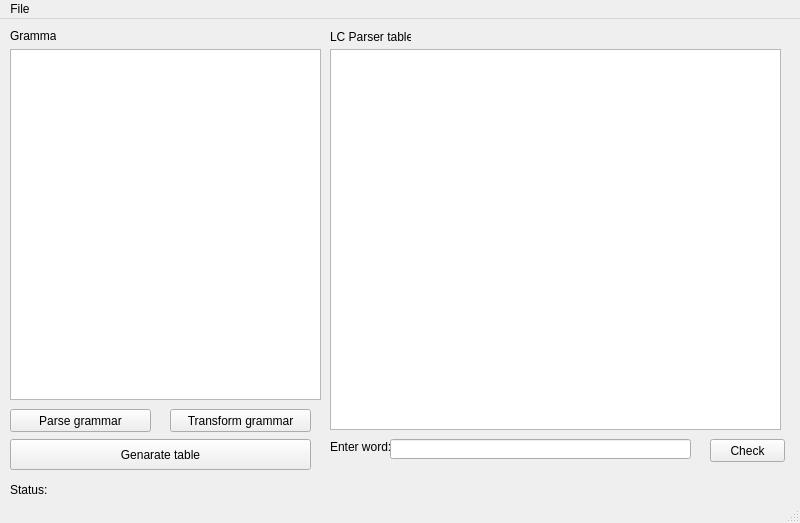
<?xml version="1.0" encoding="UTF-8"?>
<ui version="4.0">
 <class>MainWindow</class>
 <widget class="QMainWindow" name="MainWindow">
  <property name="geometry">
   <rect>
    <x>0</x>
    <y>0</y>
    <width>800</width>
    <height>523</height>
   </rect>
  </property>
  <property name="windowTitle">
   <string>LC Parser Visualizer</string>
  </property>
  <property name="styleSheet">
   <string notr="true">color: rgb(0, 0, 0);</string>
  </property>
  <widget class="QWidget" name="centralwidget">
   <widget class="QTextEdit" name="grammarTextEdit">
    <property name="geometry">
     <rect>
      <x>10</x>
      <y>30</y>
      <width>311</width>
      <height>351</height>
     </rect>
    </property>
    <property name="html">
     <string>&lt;!DOCTYPE HTML PUBLIC &quot;-//W3C//DTD HTML 4.0//EN&quot; &quot;http://www.w3.org/TR/REC-html40/strict.dtd&quot;&gt;
&lt;html&gt;&lt;head&gt;&lt;meta name=&quot;qrichtext&quot; content=&quot;1&quot; /&gt;&lt;style type=&quot;text/css&quot;&gt;
p, li { white-space: pre-wrap; }
&lt;/style&gt;&lt;/head&gt;&lt;body style=&quot; font-family:'MS Shell Dlg 2'; font-size:8.25pt; font-weight:400; font-style:normal;&quot;&gt;
&lt;p style=&quot;-qt-paragraph-type:empty; margin-top:0px; margin-bottom:0px; margin-left:0px; margin-right:0px; -qt-block-indent:0; text-indent:0px; font-size:8pt;&quot;&gt;&lt;br /&gt;&lt;/p&gt;&lt;/body&gt;&lt;/html&gt;</string>
    </property>
   </widget>
   <widget class="QTableWidget" name="parserTableWidget">
    <property name="geometry">
     <rect>
      <x>330</x>
      <y>30</y>
      <width>451</width>
      <height>381</height>
     </rect>
    </property>
   </widget>
   <widget class="QLabel" name="grammarLabel">
    <property name="geometry">
     <rect>
      <x>10</x>
      <y>10</y>
      <width>46</width>
      <height>13</height>
     </rect>
    </property>
    <property name="text">
     <string>Grammar:</string>
    </property>
   </widget>
   <widget class="QLabel" name="parserTableLabel">
    <property name="geometry">
     <rect>
      <x>330</x>
      <y>10</y>
      <width>81</width>
      <height>16</height>
     </rect>
    </property>
    <property name="text">
     <string>LC Parser table:</string>
    </property>
   </widget>
   <widget class="QLineEdit" name="wordLineEdit">
    <property name="geometry">
     <rect>
      <x>390</x>
      <y>420</y>
      <width>301</width>
      <height>20</height>
     </rect>
    </property>
   </widget>
   <widget class="QPushButton" name="transformGrammarButton">
    <property name="geometry">
     <rect>
      <x>170</x>
      <y>390</y>
      <width>141</width>
      <height>23</height>
     </rect>
    </property>
    <property name="text">
     <string>Transform grammar</string>
    </property>
   </widget>
   <widget class="QPushButton" name="generateTableButton">
    <property name="geometry">
     <rect>
      <x>10</x>
      <y>420</y>
      <width>301</width>
      <height>31</height>
     </rect>
    </property>
    <property name="text">
     <string>Genarate table</string>
    </property>
   </widget>
   <widget class="QPushButton" name="checkWordButton">
    <property name="geometry">
     <rect>
      <x>710</x>
      <y>420</y>
      <width>75</width>
      <height>23</height>
     </rect>
    </property>
    <property name="text">
     <string>Check</string>
    </property>
   </widget>
   <widget class="QLabel" name="enterWordLabel">
    <property name="geometry">
     <rect>
      <x>330</x>
      <y>420</y>
      <width>61</width>
      <height>16</height>
     </rect>
    </property>
    <property name="text">
     <string>Enter word:</string>
    </property>
   </widget>
   <widget class="QPushButton" name="parseGrammarButton">
    <property name="geometry">
     <rect>
      <x>10</x>
      <y>390</y>
      <width>141</width>
      <height>23</height>
     </rect>
    </property>
    <property name="text">
     <string>Parse grammar</string>
    </property>
   </widget>
   <widget class="QLabel" name="statusLabel">
    <property name="geometry">
     <rect>
      <x>50</x>
      <y>460</y>
      <width>391</width>
      <height>21</height>
     </rect>
    </property>
    <property name="text">
     <string/>
    </property>
   </widget>
   <widget class="QLabel" name="label">
    <property name="geometry">
     <rect>
      <x>10</x>
      <y>460</y>
      <width>46</width>
      <height>21</height>
     </rect>
    </property>
    <property name="text">
     <string>Status:</string>
    </property>
   </widget>
  </widget>
  <widget class="QMenuBar" name="menubar">
   <property name="geometry">
    <rect>
     <x>0</x>
     <y>0</y>
     <width>800</width>
     <height>21</height>
    </rect>
   </property>
   <widget class="QMenu" name="menuFile">
    <property name="title">
     <string>File</string>
    </property>
    <addaction name="actionNew"/>
    <addaction name="actionLoad"/>
    <addaction name="actionSave"/>
    <addaction name="actionSave_as"/>
    <addaction name="separator"/>
    <addaction name="actionExit"/>
   </widget>
   <addaction name="menuFile"/>
  </widget>
  <widget class="QStatusBar" name="statusbar"/>
  <action name="actionNew">
   <property name="text">
    <string>New</string>
   </property>
  </action>
  <action name="actionLoad">
   <property name="text">
    <string>Load</string>
   </property>
  </action>
  <action name="actionSave">
   <property name="enabled">
    <bool>true</bool>
   </property>
   <property name="text">
    <string>Save</string>
   </property>
  </action>
  <action name="actionSave_as">
   <property name="text">
    <string>Save as...</string>
   </property>
  </action>
  <action name="actionExit">
   <property name="text">
    <string>Exit</string>
   </property>
  </action>
 </widget>
 <resources/>
 <connections/>
</ui>
